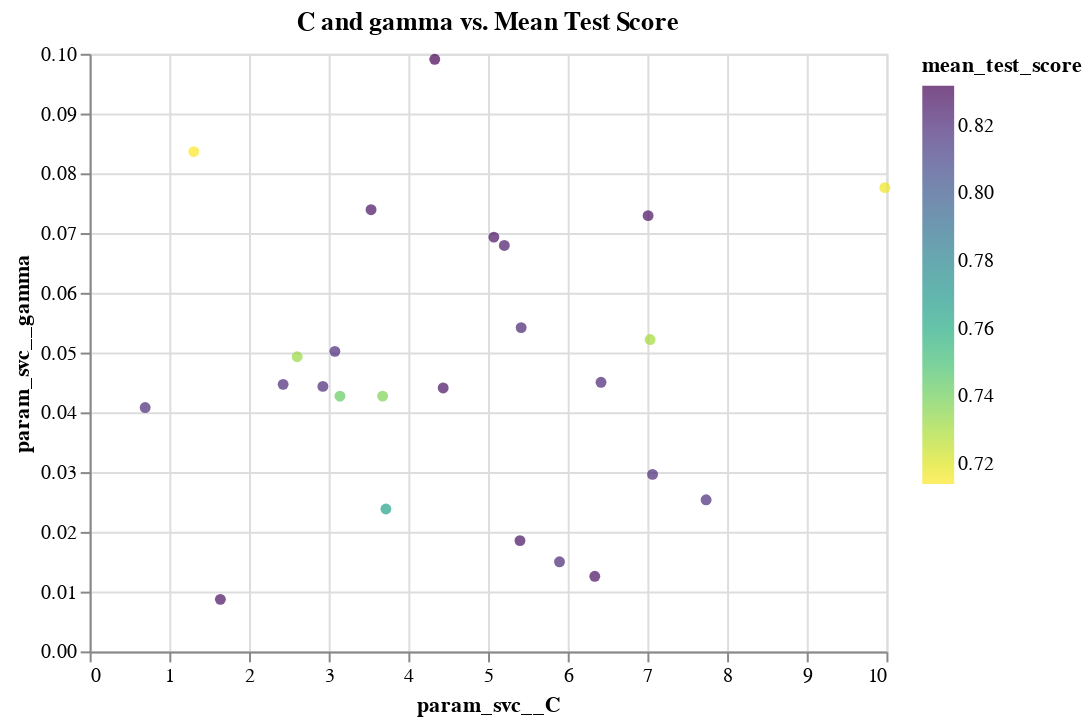

Notebook code cell kept with this figure:
### Code cell
results = pd.DataFrame(random_search.cv_results_)

scatter = alt.Chart(results).mark_circle().encode(
    x='param_svc__C:Q',
    y='param_svc__gamma:Q',
    color=alt.Color('mean_test_score:Q', 
                    scale=alt.Scale(scheme='viridis', reverse=True)
                   )
).properties(
    width=400,
    height=300,
    title='C and gamma vs. Mean Test Score'
)

scatter

### Figure 1 — Vega specification as saved in the notebook (floating-point values rounded to 4 significant figures)
{"$schema": "https://vega.github.io/schema/vega/v5.json", "data": [{"name": "source_0", "values": [{"mean_test_score": 0.8191, "param_svc__C": 7.065, "param_svc__gamma": 0.02961}, {"mean_test_score": 0.8274, "param_svc__C": 7.009, "param_svc__gamma": 0.07292}, {"mean_test_score": 0.8319, "param_svc__C": 4.331, "param_svc__gamma": 0.09908}, {"mean_test_score": 0.8202, "param_svc__C": 5.897, "param_svc__gamma": 0.015}, {"mean_test_score": 0.8275, "param_svc__C": 3.532, "param_svc__gamma": 0.0739}, {"mean_test_score": 0.819, "param_svc__C": 0.6968, "param_svc__gamma": 0.0408}, {"mean_test_score": 0.8209, "param_svc__C": 6.418, "param_svc__gamma": 0.04503}, {"mean_test_score": 0.8212, "param_svc__C": 5.416, "param_svc__gamma": 0.05418}, {"mean_test_score": 0.8196, "param_svc__C": 3.078, "param_svc__gamma": 0.05021}, {"mean_test_score": 0.7377, "param_svc__C": 3.677, "param_svc__gamma": 0.04272}, {"mean_test_score": 0.7642, "param_svc__C": 3.718, "param_svc__gamma": 0.02383}, {"mean_test_score": 0.7167, "param_svc__C": 9.98, "param_svc__gamma": 0.0776}, {"mean_test_score": 0.8275, "param_svc__C": 4.437, "param_svc__gamma": 0.04409}, {"mean_test_score": 0.8277, "param_svc__C": 1.641, "param_svc__gamma": 0.008709}, {"mean_test_score": 0.7304, "param_svc__C": 7.034, "param_svc__gamma": 0.05218}, {"mean_test_score": 0.8274, "param_svc__C": 6.34, "param_svc__gamma": 0.01256}, {"mean_test_score": 0.8275, "param_svc__C": 5.073, "param_svc__gamma": 0.06933}, {"mean_test_score": 0.7324, "param_svc__C": 2.605, "param_svc__gamma": 0.0493}, {"mean_test_score": 0.8191, "param_svc__C": 2.428, "param_svc__gamma": 0.04469}, {"mean_test_score": 0.7141, "param_svc__C": 1.306, "param_svc__gamma": 0.08363}, {"mean_test_score": 0.819, "param_svc__C": 2.927, "param_svc__gamma": 0.04434}, {"mean_test_score": 0.7421, "param_svc__C": 3.141, "param_svc__gamma": 0.0427}, {"mean_test_score": 0.825, "param_svc__C": 5.204, "param_svc__gamma": 0.06793}, {"mean_test_score": 0.8275, "param_svc__C": 5.401, "param_svc__gamma": 0.01854}, {"mean_test_score": 0.8184, "param_svc__C": 7.737, "param_svc__gamma": 0.02537}]}, {"name": "source_0_x_domain_param_svc__C", "values": [{"min": 0.6968, "max": 9.98}]}, {"name": "source_0_y_domain_param_svc__gamma", "values": [{"min": 0.008709, "max": 0.09908}]}, {"name": "source_0_color_domain_mean_test_score", "values": [{"min": 0.7141, "max": 0.8319}]}], "marks": [{"type": "symbol", "name": "marks", "from": {"data": "source_0"}, "encode": {"update": {"description": {"signal": "\"param_svc__C: \" + (format(datum[\"param_svc__C\"], \"\")) + \"; param_svc__gamma: \" + (format(datum[\"param_svc__gamma\"], \"\")) + \"; mean_test_score: \" + (format(datum[\"mean_test_score\"], \"\"))"}, "y": {"field": "param_svc__gamma", "scale": "y"}, "shape": {"value": "circle"}, "fill": {"field": "mean_test_score", "scale": "color"}, "opacity": {"value": 0.7}, "ariaRoleDescription": {"value": "circle"}, "x": {"field": "param_svc__C", "scale": "x"}}}, "style": ["circle"]}], "scales": [{"name": "x", "type": "linear", "domain": [{"signal": "(data(\"source_0_x_domain_param_svc__C\")[0] || {}).min"}, {"signal": "(data(\"source_0_x_domain_param_svc__C\")[0] || {}).max"}], "range": [0, {"signal": "width"}], "nice": true, "zero": true}, {"name": "y", "type": "linear", "domain": [{"signal": "(data(\"source_0_y_domain_param_svc__gamma\")[0] || {}).min"}, {"signal": "(data(\"source_0_y_domain_param_svc__gamma\")[0] || {}).max"}], "range": [{"signal": "height"}, 0], "zero": true, "nice": true}, {"name": "color", "type": "linear", "domain": [{"signal": "(data(\"source_0_color_domain_mean_test_score\")[0] || {}).min"}, {"signal": "(data(\"source_0_color_domain_mean_test_score\")[0] || {}).max"}], "range": {"scheme": "viridis"}, "interpolate": "hcl", "reverse": true, "zero": false}], "axes": [{"scale": "x", "domain": false, "ticks": false, "minExtent": 0, "grid": true, "zindex": 0, "tickCount": {"signal": "ceil(width/40)"}, "maxExtent": 0, "gridScale": "y", "labels": false, "aria": false, "orient": "bottom"}, {"scale": "y", "grid": true, "zindex": 0, "gridScale": "x", "tickCount": {"signal": "ceil(height/40)"}, "labels": false, "domain": false, "maxExtent": 0, "ticks": false, "orient": "left", "minExtent": 0, "aria": false}, {"scale": "x", "zindex": 0, "labelOverlap": true, "labelFlush": true, "grid": false, "orient": "bottom", "title": "param_svc__C", "tickCount": {"signal": "ceil(width/40)"}}, {"scale": "y", "title": "param_svc__gamma", "zindex": 0, "orient": "left", "grid": false, "tickCount": {"signal": "ceil(height/40)"}, "labelOverlap": true}], "title": {"text": "C and gamma vs. Mean Test Score", "frame": "group"}, "width": 400, "legends": [{"fill": "color", "gradientLength": {"signal": "clamp(height, 64, 200)"}, "title": "mean_test_score", "encode": {"gradient": {"update": {"opacity": {"value": 0.7}}}}}], "height": 300, "padding": 5, "style": "cell", "background": "white"}
